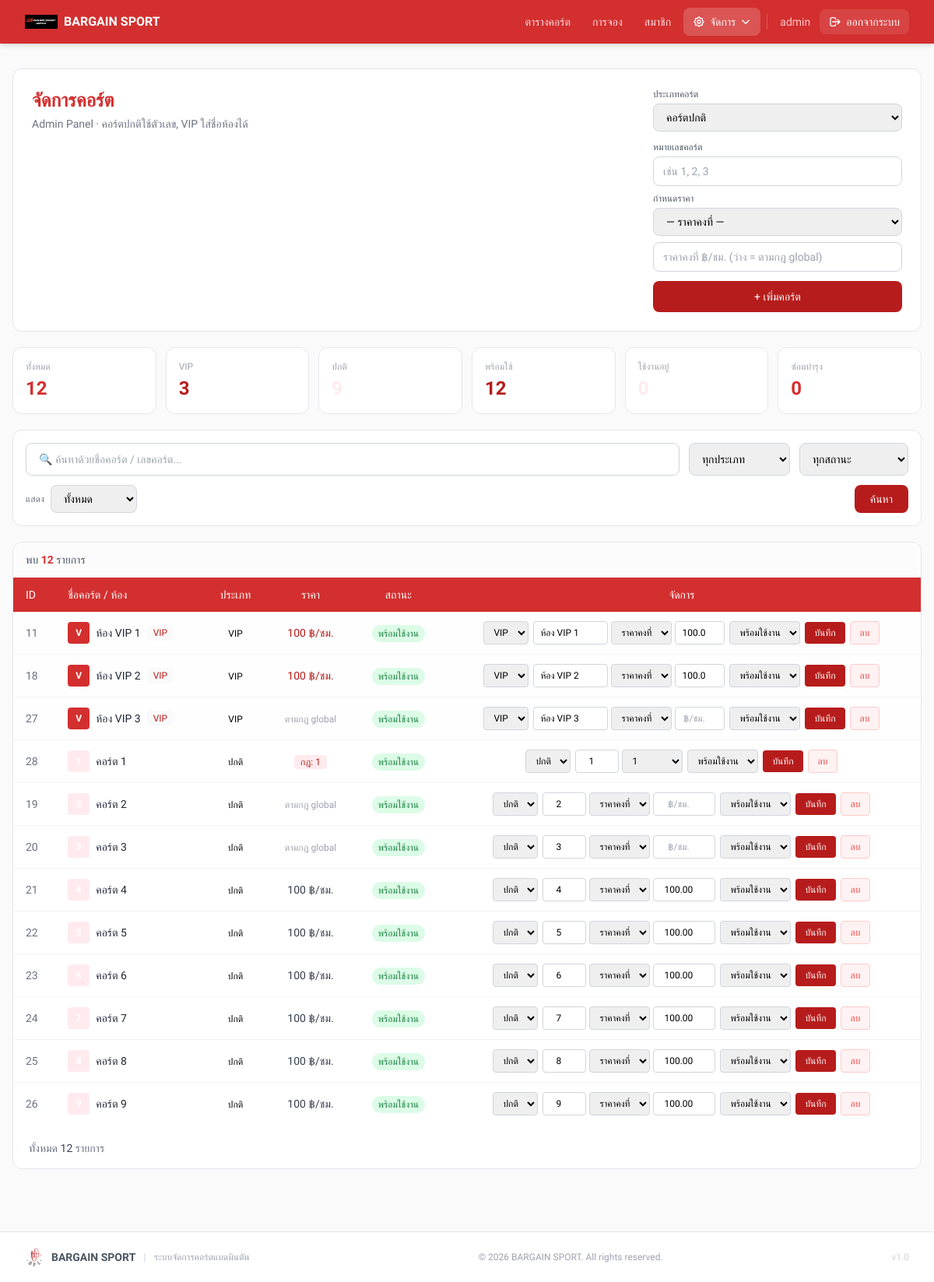
Screenshot of /admin/courts.php (signed in) with the database file from the repository.
### tables this page shows
CREATE TABLE `courts` (
  `id` int NOT NULL,
  `court_no` int NOT NULL,
  `vip_room_name` varchar(100) DEFAULT NULL COMMENT 'ชื่อห้อง VIP',
  `status` enum('Available','Booked','In Use','Maintenance') DEFAULT 'Available',
  `is_vip` tinyint(1) NOT NULL DEFAULT '0',
  `court_type` enum('normal','vip') DEFAULT 'normal' COMMENT 'ประเภทคอร์ต: normal=ปกติ, vip=VIP',
  `vip_price` decimal(10,2) DEFAULT NULL COMMENT 'ราคาพิเศษสำหรับคอร์ต VIP (บาท/ชั่วโมง)',
  `normal_price` decimal(10,2) DEFAULT NULL COMMENT 'ราคาคงที่สำหรับคอร์ตปกติ (optional)',
  `pricing_group_id` int DEFAULT NULL
);

CREATE TABLE `pricing_groups` (
  `id` int NOT NULL,
  `name` varchar(100) NOT NULL,
  `created_at` timestamp NULL DEFAULT CURRENT_TIMESTAMP
);

### admin/courts.php (the view, shortened to what this page needs)
<?php
require_once __DIR__ . '/../config/db.php';
$pricingGroups = $pdo->query("SELECT id, name FROM pricing_groups ORDER BY name ASC")->fetchAll();
$allCourts = $pdo->query('SELECT court_type, is_vip, status FROM courts')->fetchAll();
$totalCourts = count($allCourts);
$vipCourts = count(array_filter($allCourts, fn($c) => $c['court_type'] === 'vip' || $c['is_vip'] == 1));
$normalCourts = count(array_filter($allCourts, fn($c) => $c['court_type'] === 'normal' || $c['is_vip'] == 0));
$availableCourts = count(array_filter($allCourts, fn($c) => $c['status'] === 'Available'));
$inUseCourts = count(array_filter($allCourts, fn($c) => $c['status'] === 'In Use'));
$maintenanceCourts = count(array_filter($allCourts, fn($c) => $c['status'] === 'Maintenance'));
$search = trim($_GET['search'] ?? '');
$per_page_raw = $_GET['per_page'] ?? 'all';
$per_page = ($per_page_raw === 'all') ? 0 : (int) $per_page_raw;
$cWhere = ['1=1'];
$cParams = [];
$cWhereClause = implode(' AND ', $cWhere);
$cntStmt = $pdo->prepare("SELECT COUNT(*) FROM courts WHERE $cWhereClause");
$cntStmt->execute($cParams);
$totalRecords = (int) $cntStmt->fetchColumn();
$cQuery = "SELECT * FROM courts WHERE $cWhereClause ORDER BY court_type DESC, vip_room_name ASC, court_no ASC";
$cStmt = $pdo->prepare($cQuery);
$cStmt->execute($cParams);
$courts = $cStmt->fetchAll();
$statusThai = ['Available' => 'พร้อมใช้งาน', 'Booked' => 'ถูกจอง', 'In Use' => 'กำลังใช้งาน', 'Maintenance' => 'ซ่อมบำรุง'];
?>
<!doctype html>
<html lang="th">
<head>
  <script src="https://cdn.tailwindcss.com"></script>
</head>
<body style="background:#FAFAFA;" class="min-h-screen">
  <?php include __DIR__ . '/../includes/header.php'; ?>
  <div class="max-w-7xl mx-auto px-4 py-8">
    <div class="bg-white rounded-xl border border-gray-200 p-6 mb-5">
      <div class="flex flex-col lg:flex-row gap-6 justify-between">
        <div>
          <h1 style="color:#D32F2F;" class="text-2xl font-bold mb-1">จัดการคอร์ต</h1>
          <p class="text-gray-500 text-sm">Admin Panel · คอร์ตปกติใช้ตัวเลข, VIP ใส่ชื่อห้องได้</p>
        </div>
        <form method="post" class="flex flex-col gap-3 w-full lg:max-w-xs">
          <div>
            <label class="block text-xs font-medium text-gray-600 mb-1">ประเภทคอร์ต</label>
            <select name="court_type" onchange="toggleCourtType(this)" required
              class="w-full px-3 py-2 border border-gray-300 rounded-lg focus:border-[#FFEBEE] outline-none text-sm">
              <option value="normal">คอร์ตปกติ</option>
            </select>
          </div>
          <div class="normal-fields space-y-2">
            <div>
              <label class="block text-xs font-medium text-gray-600 mb-1">หมายเลขคอร์ต</label>
              <input type="number" min="1" name="court_no" placeholder="เช่น 1, 2, 3" required
                class="w-full px-3 py-2 border border-gray-300 rounded-lg focus:border-[#FFEBEE] outline-none text-sm">
            </div>
            <div>
              <label class="block text-xs font-medium text-gray-600 mb-1">กำหนดราคา</label>
              <select name="pricing_group_id" onchange="toggleAddPriceField(this)"
                class="w-full px-3 py-2 border border-gray-300 rounded-lg focus:border-[#FFEBEE] outline-none text-sm">
                <option value="">— ราคาคงที่ —</option>
              </select>
            </div>
            <div class="add-fixed-price-wrap">
              <input type="number" step="0.01" min="0" name="normal_price"
                placeholder="ราคาคงที่ ฿/ชม. (ว่าง = ตามกฎ global)"
                class="w-full px-3 py-2 border border-gray-300 rounded-lg focus:border-[#FFEBEE] outline-none text-sm">
            </div>
          </div>
          <button type="submit" name="create" style="background:#B71C1C;"
            class="px-5 py-2.5 text-white text-sm font-medium rounded-lg hover:opacity-90 transition-opacity">
            + เพิ่มคอร์ต
          </button>
        </form>
      </div>
    </div>
    <div class="grid grid-cols-3 sm:grid-cols-6 gap-3 mb-5">
      <?php
      $stats = [
        ['label' => 'ทั้งหมด', 'val' => $totalCourts, 'color' => '#D32F2F'],
        ['label' => 'VIP', 'val' => $vipCourts, 'color' => '#B71C1C'],
        ['label' => 'ปกติ', 'val' => $normalCourts, 'color' => '#FFEBEE'],
        ['label' => 'พร้อมใช้', 'val' => $availableCourts, 'color' => '#B71C1C'],
        ['label' => 'ใช้งานอยู่', 'val' => $inUseCourts, 'color' => '#FFEBEE'],
        ['label' => 'ซ่อมบำรุง', 'val' => $maintenanceCourts, 'color' => '#D32F2F'],
      ];
      foreach ($stats as $s):
        ?>
        <div class="bg-white rounded-xl border border-gray-200 p-4">
          <p class="text-gray-400 text-xs mb-1"><?= $s['label'] ?></p>
          <p style="color:<?= $s['color'] ?>;" class="text-2xl font-bold"><?= $s['val'] ?></p>
        </div>
      <?php endforeach; ?>
    </div>
    <div class="bg-white rounded-xl border border-gray-200 p-4 mb-5">
      <form method="get" class="flex flex-col gap-3">
        <div class="flex flex-col sm:flex-row gap-3">
          <div class="flex-1">
            <input type="text" name="search" value="<?= htmlspecialchars($search) ?>"
              placeholder="🔍 ค้นหาด้วยชื่อคอร์ต / เลขคอร์ต..."
              class="w-full px-4 py-2.5 rounded-lg border border-gray-300 focus:border-blue-400 focus:ring-2 focus:ring-blue-100 outline-none text-sm">
          </div>
          <select name="type"
            class="px-3 py-2.5 rounded-lg border border-gray-300 focus:border-blue-400 outline-none text-sm min-w-[130px]">
            <option value="">ทุกประเภท</option>
          </select>
          <select name="cstatus"
            class="px-3 py-2.5 rounded-lg border border-gray-300 focus:border-blue-400 outline-none text-sm min-w-[140px]">
            <option value="">ทุกสถานะ</option>
          </select>
        </div>
        <div class="flex flex-wrap gap-2 items-center">
          <label class="text-xs text-gray-500 whitespace-nowrap">แสดง</label>
          <select name="per_page" onchange="this.form.submit()"
            class="px-3 py-2 rounded-lg border border-gray-300 outline-none text-sm">
            <option value="all" <?= $per_page === 0 ? 'selected' : '' ?>>ทั้งหมด</option>
          </select>
          <button type="submit" style="background:#B71C1C;"
            class="px-5 py-2 text-white text-sm font-medium rounded-lg hover:opacity-90 transition-opacity">
            ค้นหา
          </button>
        </div>
      </form>
    </div>
    <div class="bg-white rounded-xl border border-gray-200 overflow-hidden">
      <div class="px-4 py-3 border-b border-gray-100 flex justify-between items-center bg-gray-50/50">
        <span class="text-sm text-gray-600 font-medium">
          พบ <span style="color:#D32F2F;" class="font-bold"><?= number_format($totalRecords) ?></span> รายการ
        </span>
      </div>
      <?php if (count($courts) > 0): ?>
        <div class="overflow-x-auto">
          <table class="w-full text-sm">
            <thead>
              <tr style="background:#D32F2F;" class="text-white text-left">
                <th class="px-4 py-3 font-medium">ID</th>
                <th class="px-4 py-3 font-medium">ชื่อคอร์ต / ห้อง</th>
                <th class="px-4 py-3 font-medium text-center">ประเภท</th>
                <th class="px-4 py-3 font-medium text-center">ราคา</th>
                <th class="px-4 py-3 font-medium text-center">สถานะ</th>
                <th class="px-4 py-3 font-medium text-center">จัดการ</th>
              </tr>
            </thead>
            <tbody class="divide-y divide-gray-100">
              <?php foreach ($courts as $c):
                $isVip = ($c['court_type'] === 'vip' || $c['is_vip'] == 1);
                $displayName = $isVip ? ($c['vip_room_name'] ?? 'ห้อง VIP') : 'คอร์ต ' . $c['court_no'];
                $statusBadge = [
                  'Available' => 'bg-green-100 text-green-700',
                  'Booked' => 'bg-yellow-100 text-yellow-700',
                  'In Use' => 'bg-blue-100 text-blue-700',
                  'Maintenance' => 'bg-orange-100 text-orange-700',
                ][$c['status']] ?? 'bg-gray-100 text-gray-600';
                ?>
                <tr class="hover:bg-gray-50 transition-colors <?= $isVip ? 'bg-[#FAFAFA]/30' : '' ?>">
                  <td class="px-4 py-3 text-gray-500"><?= $c['id'] ?></td>
                  <td class="px-4 py-3">
                    <div class="flex items-center gap-2">
                      <?php if ($isVip): ?>
                        <span style="background:#D32F2F;"
                          class="w-7 h-7 rounded flex items-center justify-center text-xs text-white font-bold">V</span>
                      <?php else: ?>
                        <span style="background:#FFEBEE;"
                          class="w-7 h-7 rounded flex items-center justify-center text-xs text-white font-bold"><?= $c['court_no'] ?></span>
                      <?php endif; ?>
                      <span class="font-medium text-gray-800"><?= htmlspecialchars($displayName) ?></span>
                      <?php if ($isVip): ?>
                        <span class="text-xs px-2 py-0.5 rounded" style="background:#FAFAFA; color:#B71C1C;">VIP</span>
                      <?php endif; ?>
                    </div>
                  </td>
                  <td class="px-4 py-3 text-center">
                    <span class="text-xs"><?= $isVip ? 'VIP' : 'ปกติ' ?></span>
                  </td>
                  <td class="px-4 py-3 text-center">
                    <?php
                    $pgName = null;
                    if ($c['pricing_group_id']) {
                      foreach ($pricingGroups as $pg) {
                        if ($pg['id'] == $c['pricing_group_id']) {
                          $pgName = $pg['name'];
                          break;
                        }
                      }
                    }
                    ?>
                    <?php if ($pgName): ?>
                      <span class="text-xs px-2 py-0.5 rounded" style="background:#FFEBEE;color:#B71C1C;">กฎ:
                        <?= htmlspecialchars($pgName) ?></span>
                    <?php elseif ($isVip && $c['vip_price']): ?>
                      <span style="color:#B71C1C;" class="font-medium"><?= number_format($c['vip_price'], 0) ?> ฿/ชม.</span>
                    <?php elseif (!$isVip && $c['normal_price']): ?>
                      <span class="font-medium text-gray-700"><?= number_format($c['normal_price'], 0) ?> ฿/ชม.</span>
                    <?php else: ?>
                      <span class="text-gray-400 text-xs">ตามกฎ global</span>
                    <?php endif; ?>
                  </td>
                  <td class="px-4 py-3 text-center">
                    <span class="text-xs px-2 py-1 rounded-full <?= $statusBadge ?>">
                      <?= $statusThai[$c['status']] ?? $c['status'] ?>
                    </span>
                  </td>
                  <td class="px-4 py-3">
                    <form method="post" class="flex items-center gap-1.5 justify-center flex-wrap">
                      <select name="court_type" onchange="toggleCourtType(this)"
                        class="px-2 py-1.5 border border-gray-300 rounded text-xs outline-none">
                        <option value="normal" <?= !$isVip ? 'selected' : '' ?>>ปกติ</option>
                        <option value="vip" <?= $isVip ? 'selected' : '' ?>>VIP</option>
                      </select>
                      <div class="normal-fields <?= $isVip ? 'hidden' : '' ?> flex gap-1 flex-wrap">
                        <input type="number" name="court_no" value="<?= $c['court_no'] ?>"
                          class="w-14 px-2 py-1.5 border border-gray-300 rounded text-center text-xs outline-none">
                        <select name="pricing_group_id" onchange="toggleRowPriceField(this)"
                          class="px-2 py-1.5 border border-gray-300 rounded text-xs outline-none">
                          <option value="">ราคาคงที่</option>
                          <?php foreach ($pricingGroups as $pg): ?>
                            <option value="<?= $pg['id'] ?>" <?= $c['pricing_group_id'] == $pg['id'] ? 'selected' : '' ?>>
                              <?= htmlspecialchars($pg['name']) ?>
                            </option>
                          <?php endforeach; ?>
                        </select>
                        <input type="number" step="0.01" name="normal_price" value="<?= $c['normal_price'] ?? '' ?>"
                          placeholder="฿/ชม." <?= $c['pricing_group_id'] ? 'style="display:none"' : '' ?>
                          class="row-fixed-price w-20 px-2 py-1.5 border border-gray-300 rounded text-center text-xs outline-none">
                      </div>
                      <div class="vip-fields <?= $isVip ? '' : 'hidden' ?> flex gap-1 flex-wrap">
                        <input type="text" name="vip_room_name" value="<?= htmlspecialchars($c['vip_room_name'] ?? '') ?>"
                          placeholder="ชื่อห้อง"
                          class="w-24 px-2 py-1.5 border border-gray-300 rounded text-xs outline-none">
                        <select name="pricing_group_id" onchange="toggleRowPriceField(this)"
                          class="px-2 py-1.5 border border-gray-300 rounded text-xs outline-none">
                          <option value="">ราคาคงที่</option>
                        </select>
                        <input type="number" step="0.01" name="vip_price" value="<?= $c['vip_price'] ?? '' ?>"
                          placeholder="฿/ชม." <?= $c['pricing_group_id'] ? 'style="display:none"' : '' ?>
                          class="row-fixed-price w-16 px-2 py-1.5 border border-gray-300 rounded text-center text-xs outline-none">
                      </div>
                      <select name="status" class="px-2 py-1.5 border border-gray-300 rounded text-xs outline-none">
                        <?php foreach (['Available', 'Booked', 'In Use', 'Maintenance'] as $s): ?>
                          <option value="<?= $s ?>" <?= $c['status'] === $s ? 'selected' : '' ?>><?= $statusThai[$s] ?></option>
                        <?php endforeach; ?>
                      </select>
                      <button type="submit" name="update" style="background:#B71C1C;"
                        class="px-3 py-1.5 text-white text-xs rounded hover:opacity-90 transition-opacity">
                        บันทึก
                      </button>
                      <button type="button"
                        onclick="swalDelete('?delete=<?= $c['id'] ?>', '<?= htmlspecialchars($displayName, ENT_QUOTES) ?>')"
                        class="px-3 py-1.5 bg-red-50 text-red-500 border border-red-200 text-xs rounded hover:bg-red-100 transition-colors">
                        ลบ
                      </button>
                    </form>
                  </td>
                </tr>
              <?php endforeach; ?>
            </tbody>
          </table>
        </div>
      <?php endif; ?>
      <div class="px-4 pb-4">
        <?php include __DIR__ . '/../includes/pagination.php'; ?>
      </div>
    </div>
  </div>
  <?php include __DIR__ . '/../includes/footer.php'; ?>
</body>
</html>

### includes/header.php (style rules this page uses)
* { font-family: 'Prompt', sans-serif !important; }

### rows the page displays
courts: id "11", shows "V", vip_room_name "ห้อง VIP 1", vip_price "100", status "พร้อมใช้งาน", court_type "VIP", vip_price "100.00"
courts: id "18", shows "V", vip_room_name "ห้อง VIP 2", vip_price "100", status "พร้อมใช้งาน", court_type "VIP", vip_price "100.00"
courts: id "27", shows "V", vip_room_name "ห้อง VIP 3", shows "ตามกฎ global", status "พร้อมใช้งาน", court_type "VIP"
courts: id "28", displayName "คอร์ต 1", shows "ปกติ", pricing_group.name "1", status "พร้อมใช้งาน", court_type "ปกติ", court_no "1", pricing_group_id "1"
courts: id "19", displayName "คอร์ต 2", shows "ปกติ", shows "ตามกฎ global", status "พร้อมใช้งาน", court_type "ปกติ", court_no "2"
courts: id "20", displayName "คอร์ต 3", shows "ปกติ", shows "ตามกฎ global", status "พร้อมใช้งาน", court_type "ปกติ", court_no "3"
courts: id "21", displayName "คอร์ต 4", shows "ปกติ", normal_price "100", status "พร้อมใช้งาน", court_type "ปกติ", court_no "4", normal_price "100.00"
courts: id "22", displayName "คอร์ต 5", shows "ปกติ", normal_price "100", status "พร้อมใช้งาน", court_type "ปกติ", court_no "5", normal_price "100.00"
courts: id "23", displayName "คอร์ต 6", shows "ปกติ", normal_price "100", status "พร้อมใช้งาน", court_type "ปกติ", court_no "6", normal_price "100.00"
courts: id "24", displayName "คอร์ต 7", shows "ปกติ", normal_price "100", status "พร้อมใช้งาน", court_type "ปกติ", court_no "7", normal_price "100.00"
courts: id "25", displayName "คอร์ต 8", shows "ปกติ", normal_price "100", status "พร้อมใช้งาน", court_type "ปกติ", court_no "8", normal_price "100.00"
courts: id "26", displayName "คอร์ต 9", shows "ปกติ", normal_price "100", status "พร้อมใช้งาน", court_type "ปกติ", court_no "9", normal_price "100.00"

### other values shown
$_siteName "BARGAIN SPORT"
$_username "admin"
$s['label'] "ทั้งหมด"
$s['val'] "12"
$s['label'] "VIP"
$s['val'] "3"
$s['label'] "ปกติ"
$s['label'] "พร้อมใช้"
$s['label'] "ใช้งานอยู่"
$s['label'] "ซ่อมบำรุง"
$s['val'] "0"
$totalRecords "12"
